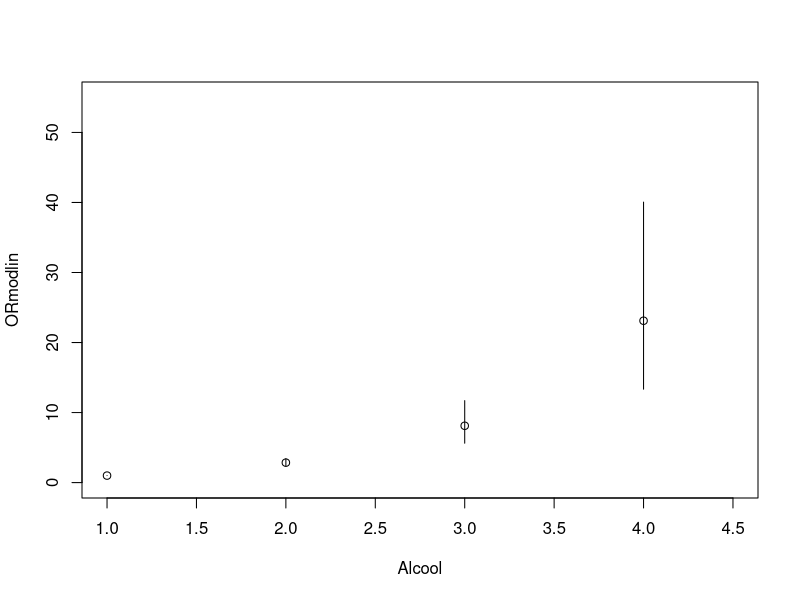

This figure's R source:
rm(list=ls())

tab = read.table('ILLE.txt', h=T)

malade = abs(tab$malade-2)

alcool = vector()
tabac = vector()
age = vector()

for (i in 1:length(tab[,2])){
  if (tab[i,1]<=3){ age[i] = 0 }
  if (tab[i,1]>3){ age[i] = 1 }
  
  if (tab[i,2]<=2){ alcool[i] = 0 }
  if (tab[i,2]>2){ alcool[i] = 1 }
  
  if (tab[i,3]<=2){ tabac[i] = 0 }
  if (tab[i,3]>2){ tabac[i] = 1 }
  
}

tab2 = as.data.frame(cbind(age, alcool, tabac, malade))

# logit(P(M|alcool)) = b0 + b1*alcool
glm1 = glm(malade~alcool, data=tab2, family='binomial')
summary(glm1)
# estimate alcool est >1 donc cette variable a un effet deletere 

OR = exp(1.73)
# b1 est distribuer normalement donc IC = exp(b1 ± 1.96*sqrt(var(b1)))
# sqrt(var(b1)) = std.error

exp(1.73 + 1.96 * 0.1752)
exp(1.73 - 1.96 * 0.1752)

# pour le tabac
glm2 = glm(malade~tabac, data=tab2, family='binomial')

exp(0.67334 + 1.96 * 0.17676)
exp(0.67334 - 1.96 * 0.17676)

# pour l'age
glm3 = glm(malade~age, data=tab2, family='binomial')
exp(1.3877 + 1.96 * 0.1738)
exp(1.3877 - 1.96 * 0.1738)





# ====================================================================
##### Question 2

# ========================================
# question 2.1
# ========================================
glm4 = glm(malade~tab$alcool, family='binomial')
summary(glm4)
# logit(P(M|X)) = b0 + b1 X ; X apparenant à {1,2,3,4}
# X = 1 ; logit(P(M|X=1)) = b0 + b1
# X = 2 ; logit(P(M|X=2)) = b0 + 2b1

# OR2/1 = exp(b1) 
# ln(oddsM|2) - ln(oddsM|1) = b0 + 2b1 - b0 - b1 = b1

# OR3|1 = exp(2b1)
# OR4|1 = exp(3b1)

# donc a chaque fois qu'on augment X d'une unitee on aura le ln(odds) qui augmentera de b1

# OR2/1 = 2.83 [2.37 ; 3.40]

# OR3/2 = exp(b1)
exp(glm4$coefficients[2])


# pour calculer la var(b1) pour IC pour les OR3/1 ou le reste, il faut avoir a l'esprit que :
# var(aX) = a^2 var(X) donc sqrt(var(aX)) = a sqrt(var(X))


# ========================================
# question 2.2
# ========================================
glm5 = glm(malade~as.factor(tab$alcool), family='binomial')
summary(glm5)

# ln(oddsM|1) = b0
# ln(oddsM|2) = b0 + b1
# ln(oddsM|3) = b0 + b2
# ln(oddsM|4) = b0 + b3

# le modele qui fait le moins d'hypothese est emboite dans celui qui fait le plus d'hypothese
# ici le modele qui fait le plus d'hypthese est le premier car il fait l'hypothese que
# l'effet de l'alcool est lineaire

# pour montre que les modele sont emboite, il faut montrer que ces coefficients sont dans des
# cas particuliers egaux a ceux de l'autre modele

# ici 
# Y = g0 + g1 X
# Y = b0 + b1 I[X = 2] + b2 I[X = 3] + b3 I[X = 4]
# 1->2   g1 = b1
# 1->3   2g1 = b2
# 1->4   3g1 = b3

# OR2/1
exp(1.2712)
exp(1.2712 + 1.96 * 0.2323)
exp(1.2712 - 1.96 * 0.2323)

# OR3/1
exp(2.0545)
exp(2.0545 + 1.96 * 0.2611)
exp(2.0545 - 1.96 * 0.2611)

# OR4/1
exp(3.3042)
exp(3.3042 + 1.96*0.3237)
exp(3.3042 - 1.96*0.3237)


anova(glm4, glm5, test='Chisq')
# donc ils ne sont pas statistiquement significatif

# OR2/1 = b2 - b1

# var(X-Y) = var(X) + var(Y) - 2cov(X,Y)
summary(glm5)$cov.unscaled

exp(2.0545 - 1.2712 + 1.96*sqrt((0.05397805 + 0.06817539 - 2 * 0.03707329)))


# graphe

ORmodlin <- exp(c(0,glm4$coef[2],2*glm4$coef[2],3*glm4$coef[2]))
BImodlin <- exp(c(0,(glm4$coef[2]-1.96*sqrt(summary(glm4)$cov.unscaled[4])),
                  2*(glm4$coef[2]-1.96*sqrt(summary(glm4)$cov.unscaled[4])),
                  3*(glm4$coef[2]-1.96*sqrt(summary(glm4)$cov.unscaled[4]))))
BSmodlin <- exp(c(0,(glm4$coef[2]+1.96*sqrt(summary(glm4)$cov.unscaled[4])),
                  2*(glm4$coef[2]+1.96*sqrt(summary(glm4)$cov.unscaled[4])),
                  3*(glm4$coef[2]+1.96*sqrt(summary(glm4)$cov.unscaled[4]))))


plot(c(1,2,3,4),ORmodlin,ylim=c(0,55),xlim=c(1,4.5),xlab="Alcool")
segments(c(1,2,3,4),BSmodlin,c(1,2,3,4),BImodlin)


# ================================================================================
####### Question 3
# ================================================================================

# X = {0,1}
# b0 = -1.86 ; b1 = 1.73

# X = {1,2}
# b0 = -3.58 ; b1 = 1.73

# X = {0,2}
# b0 = -1.86 ; b1 = 0.86

rm(glm1, glm2, glm3, glm4, glm5, BImodlin, BSmodlin, OR, ORmodlin, i)
# ================================================================================
####### Question 4
# ================================================================================

glm6 = glm(malade~age+alcool+tabac, data=tab2, family='binomial')
summary(glm6)
# ln(P(M|Age, Alcool, Tabac)/1-P(M|Age, Alcool, Tabac)) = b0 + b1*age + b2*alcool + b3*tabac

# 100 : age = 1 ; alcool=0; tabac=0;
# OR100/000 = exp(b1)

# ORage = 4.31 ; ORalcool = 5.67 ; ORtabac = 2.23










